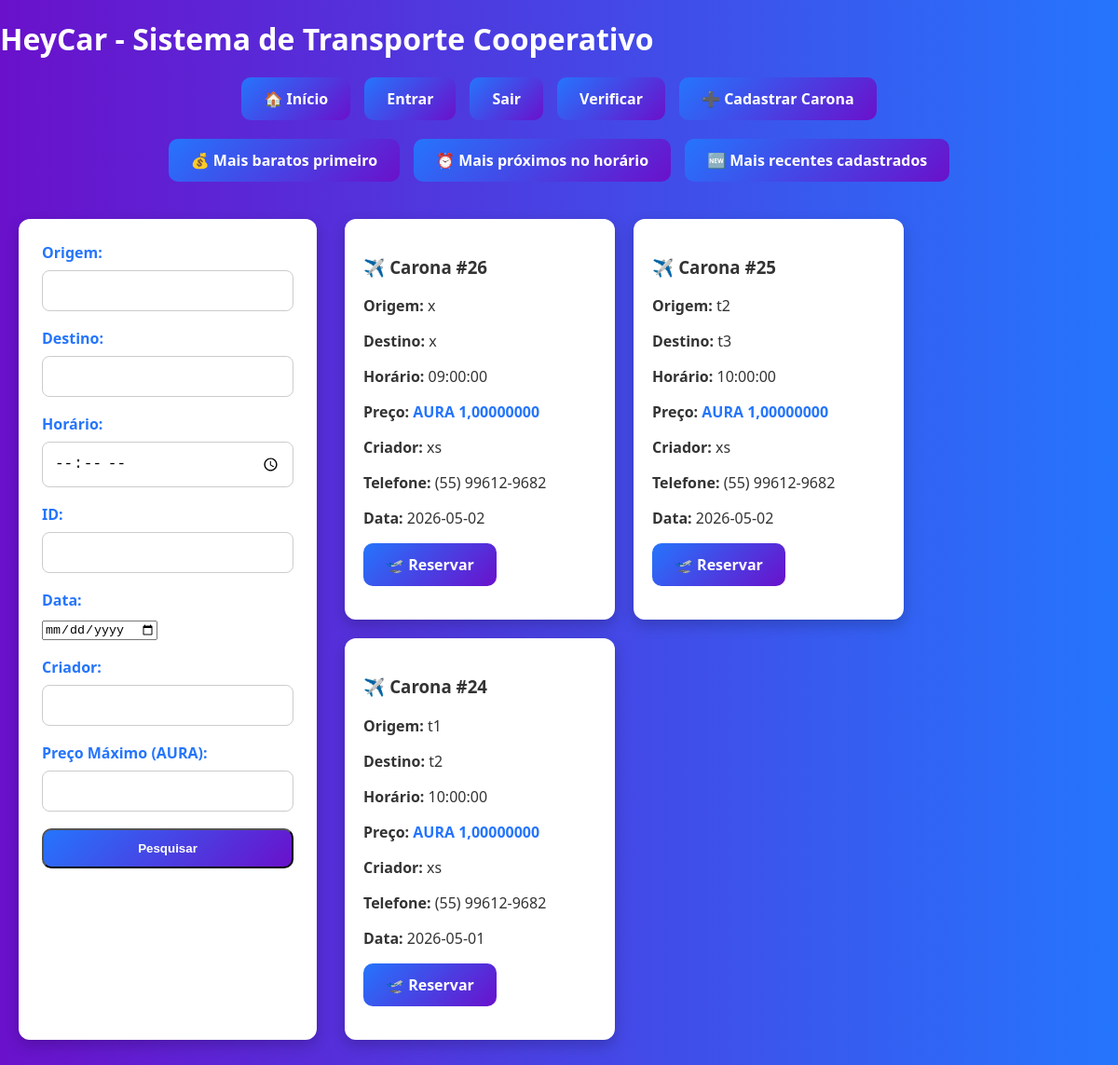
Screenshot of /caronas2/nossasmaquinas/voos.php with the database file from the repository.
### tables this page shows
CREATE TABLE `voos` (
  `id` int(11) NOT NULL,
  `destino` varchar(255) NOT NULL,
  `username` varchar(100) NOT NULL,
  `preco` decimal(20,9) DEFAULT NULL,
  `metamask` varchar(42) NOT NULL,
  `horario` time NOT NULL,
  `origem` varchar(100) NOT NULL,
  `datas_permitidas` text NOT NULL,
  `telefone` varchar(20) NOT NULL
);

### caronas2/nossasmaquinas/voos.php (the view, shortened to what this page needs)
<?php
$servername = "localhost";
$username = "u839226731_cztuap";
$password = "Meu6595869Trator";
$dbname = "u839226731_meutrator";
$conn = new mysqli($servername, $username, $password, $dbname);
$conn->set_charset("utf8mb4");
$limite = 9;
$pagina = isset($_GET['pagina']) ? intval($_GET['pagina']) : 1;
$offset = ($pagina - 1) * $limite;
$searchQuery = "WHERE 1=1";
$ordenar = $_GET['ordenar'] ?? 'recentes';
switch ($ordenar) {
    case 'recentes':
    default:
        $orderBy = "ORDER BY v.id DESC";
        break;
}
$sql = "SELECT v.id, v.destino, v.preco, v.horario, v.origem, v.username, v.telefone, v.datas_permitidas
        FROM voos v
        $searchQuery $orderBy
        LIMIT $limite OFFSET $offset";
$result = $conn->query($sql);
?>
<!DOCTYPE html>
<html lang="pt-BR">
<head>
</head>
<body>
    <h2>HeyCar - Sistema de Transporte Cooperativo</h2>
    <nav class="menu" role="navigation" aria-label="Menu principal">
        <a href="https://carlitoslocacoes.com/todofarol/" class="btn">🏠 Início</a>
        <a href="https://carlitoslocacoes.com/HeyCar/caronas/login.php" class="btn">Entrar</a>
        <a href="https://carlitoslocacoes.com/farolqr/site/logout.php" class="btn">Sair</a>
        <a href="https://carlitoslocacoes.com/HeyCar/caronas2/nossasmaquinas/reservados_voo.php" class="btn">Verificar</a>
        <a href="https://carlitoslocacoes.com/HeyCar/caronas3/cadastro_produto/cadastro_voo.php" class="btn">➕ Cadastrar Carona</a>
    </nav>
    <div class="menu">
        <a href="?ordenar=preco" class="btn">💰 Mais baratos primeiro</a>
        <a href="?ordenar=horario" class="btn">⏰ Mais próximos no horário</a>
        <a href="?ordenar=recentes" class="btn">🆕 Mais recentes cadastrados</a>
    </div>
    <div class="main-container">
        <div class="cardform">
            <form method="get" action="" class="form-container">
                <div><label for="search_origem">Origem:</label><input type="text" id="search_origem" name="search_origem"></div>
                <div><label for="search_destino">Destino:</label><input type="text" id="search_destino" name="search_destino"></div>
                <div><label for="search_horario">Horário:</label><input type="time" id="search_horario" name="search_horario"></div>
                <div><label for="search_id">ID:</label><input type="number" id="search_id" name="search_id"></div>
                <div>
  <label for="search_data">Data:</label>
  <input type="date" id="search_data" name="search_data">
</div>
                <div><label for="search_username">Criador:</label><input type="text" id="search_username" name="search_username"></div>
                <div><label for="search_preco_max">Preço Máximo (AURA):</label><input type="number" id="search_preco_max" name="search_preco_max"></div>
                <div><input type="submit" value="Pesquisar" class="btn"></div>
            </form>
        </div>
        <div class="product-container">
           <?php
if ($result->num_rows > 0) {
    while ($row = $result->fetch_assoc()) {
        echo "<div class='product-card'>";
        echo "<h3>✈️ Carona #" . htmlspecialchars($row["id"]) . "</h3>";
        echo "<p><strong>Origem:</strong> " . htmlspecialchars($row["origem"]) . "</p>";
        echo "<p><strong>Destino:</strong> " . htmlspecialchars($row["destino"]) . "</p>";
        echo "<p><strong>Horário:</strong> " . htmlspecialchars($row["horario"]) . "</p>";
        echo "<p><strong>Preço:</strong> <span style='color:#2575fc; font-weight:bold;'>AURA " . number_format($row["preco"], 8, ',', '.') . "</span></p>";
        echo "<p><strong>Criador:</strong> " . htmlspecialchars($row["username"]) . "</p>";
        echo "<p><strong>Telefone:</strong> " . htmlspecialchars($row["telefone"]) . "</p>";
        echo "<p><strong>Data:</strong> " . htmlspecialchars($row["datas_permitidas"]) . "</p>";
        echo "<p><a href='../../caronas/reservapassagem.php?id=" . $row["id"] . "' class='btn'>🛫 Reservar</a></p>";
        echo "</div>";
    }
} else {
    echo "<p>Nenhuma carona encontrado.</p>";
}
?>
        </div>
    </div>
</body>
</html>

### caronas2/nossasmaquinas/voos.php (style rules this page uses)
body { font-family: 'Segoe UI', Arial, sans-serif; background: linear-gradient(to right, #6a11cb, #2575fc); margin:0; padding:0; color:#fff; }
h2 { margin:20px 0; font-size:2rem; color:#fff; }
.menu { display:flex; flex-wrap:wrap; justify-content:center; gap:15px; margin:20px auto; max-width:900px; }
.btn { background: linear-gradient(135deg, #2575fc, #6a11cb); color:white; padding:12px 24px; border-radius:10px; text-decoration:none; display:inline-block; font-weight:600; transition:all 0.3s ease; text-align:center; }
.main-container { display:flex; justify-content:space-between; gap:30px; padding:20px; }
.cardform { flex: 1; max-width: 350px; padding: 25px; border-radius: 12px; background: #ffffff; color: #333; box-shadow: 0 6px 15px rgba(0,0,0,0.2); box-sizing: border-box; }
.cardform input[type="text"], .cardform input[type="number"], .cardform input[type="time"] { width: 100%; max-width: 100%; padding: 12px; font-size: 16px; border: 1px solid #ccc; border-radius: 8px; box-sizing: border-box; }
.cardform .btn { width: 100%; text-align: center; }
.form-container div { margin-bottom:18px; }
label { display:block; font-weight:bold; margin-bottom:8px; color:#2575fc; }
input[type="text"], input[type="number"], input[type="time"] { width:100%; padding:14px; font-size:16px; border:1px solid #ccc; border-radius:8px; }
.product-container { flex:3; display:flex; flex-wrap:wrap; gap:20px; }
.product-card { width:calc(33.33% - 20px); max-width:320px; background:#fff; color:#333; padding:20px; border-radius:12px; box-shadow:0 6px 15px rgba(0,0,0,0.2); }

### rows the page displays
voos: id "26", origem "x", destino "x", horario "09:00:00", preco "1,00000000", username "xs", telefone "(55) 99612-9682", datas_permitidas "2026-05-02"
voos: id "25", origem "t2", destino "t3", horario "10:00:00", preco "1,00000000", username "xs", telefone "(55) 99612-9682", datas_permitidas "2026-05-02"
voos: id "24", origem "t1", destino "t2", horario "10:00:00", preco "1,00000000", username "xs", telefone "(55) 99612-9682", datas_permitidas "2026-05-01"
